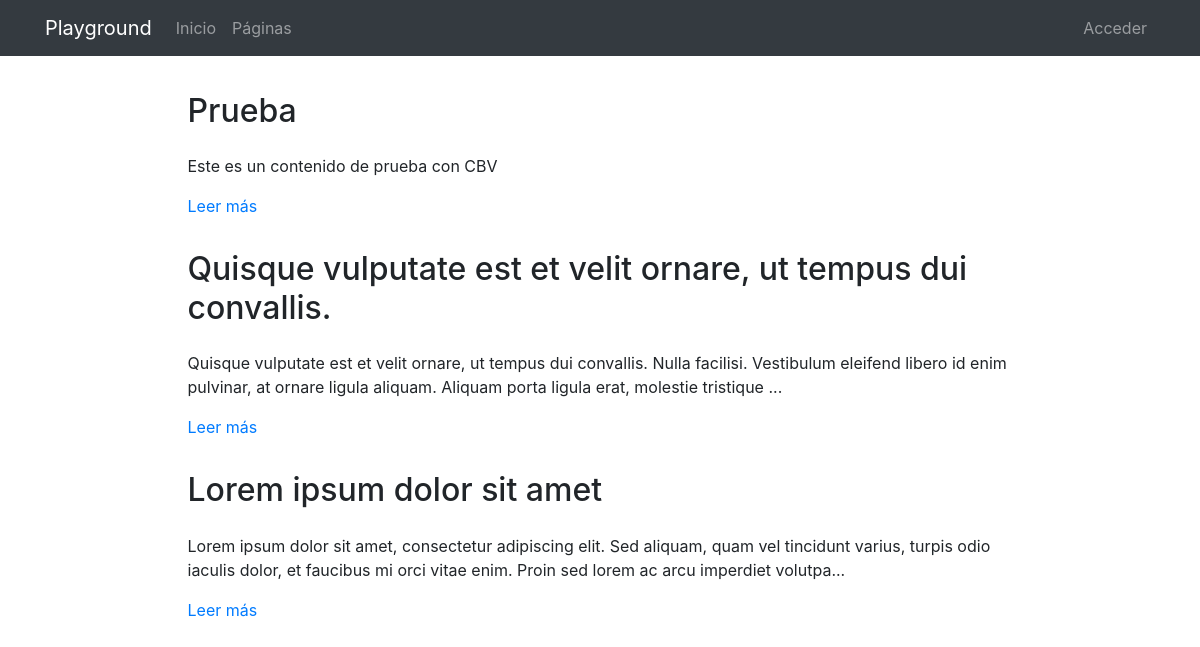
The page /pages/ on the database as committed earlier.
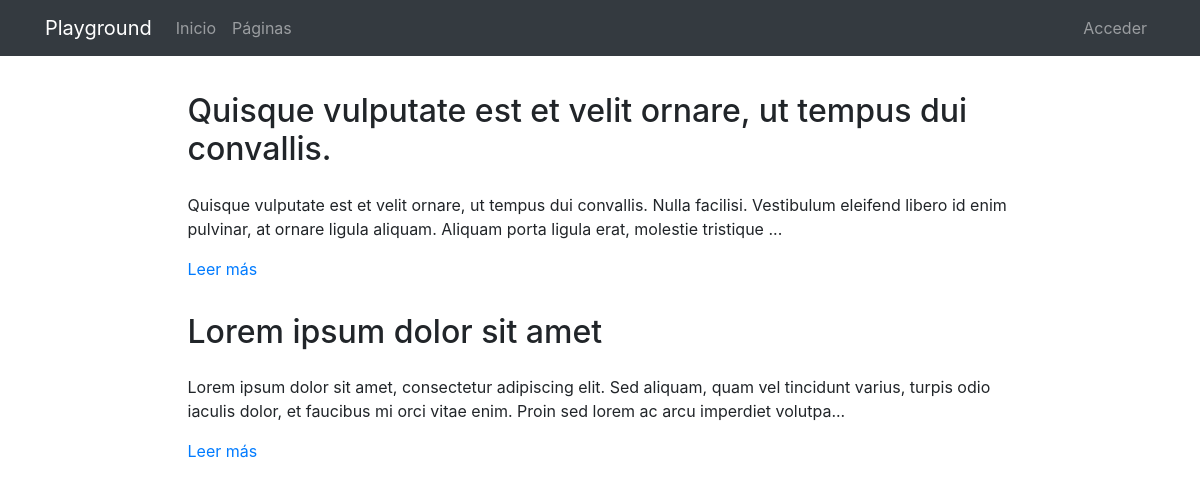
The same page on the database as committed later.
### pages/models.py (models this page shows, shortened)
class Page(models.Model):
    title = models.CharField(verbose_name="Título", max_length=200)
    content = RichTextField(verbose_name="Contenido")
    order = models.SmallIntegerField(verbose_name="Orden", default=0)
    created = models.DateTimeField(auto_now_add=True, verbose_name="Fecha de creación")
    updated = models.DateTimeField(auto_now=True, verbose_name="Fecha de edición")
    class Meta:
        verbose_name = "página"
        verbose_name_plural = "páginas"
        ordering = ['order', 'title']

### pages/views.py (the view)
# urls.py: path('', PageListView.as_view(), name='pages'),
class PageListView(ListView):
    model = Page

### pages/templates/pages/page_list.html (shortened to what this page needs)
{% extends 'core/base.html' %}
{% load static %}
{% block content %}
{% include 'pages/includes/pages_menu.html' %}
<main role="main">
  <div class="container mb-4">
    {% for page in page_list|dictsort:"id" reversed %}
      <div class="row mt-3">
        <div class="col-md-9 mx-auto">
          <h2 class="mb-4">{{page.title}}</h2>
          <div>
            <p>{{page.content|striptags|safe|truncatechars:"200"}}</p>
            <p><a href="{% url 'pages:page' page.id page.title|slugify %}">Leer más</a>
            </p>
          </div>
        </div>
      </div>
    {% endfor %}
  </div>
</main>
{% endblock %}

Rows that differ between the two databases and show on the page:
removed Page: title "Prueba", content "Este es un contenido de prueba con CBV"
